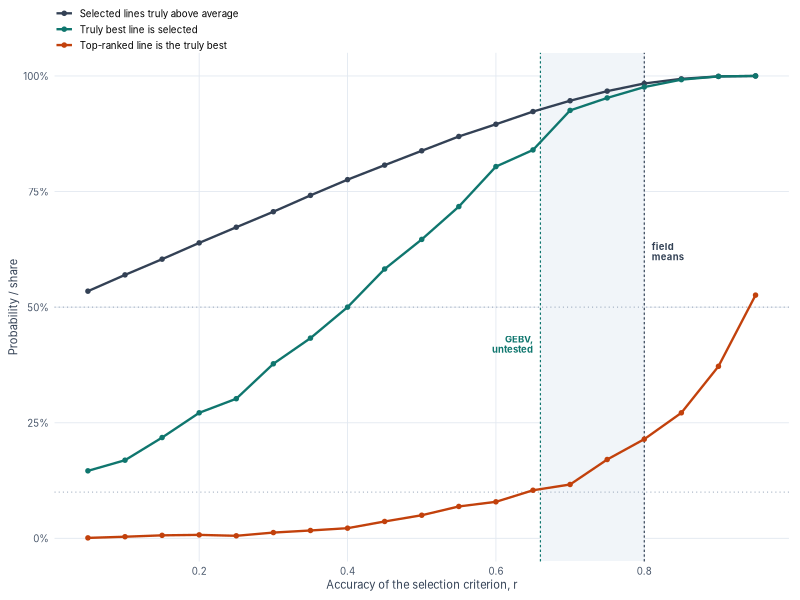

The R source for this figure:
# ==================================================================
# Fig. 4A data: selection on a criterion of accuracy r   (JXB Viewpoint, Waseem Hussain, PlantNura)
#
# Panel B : what selecting the top 10% keeps, for ANY selection criterion
#           of accuracy r (genomic or phenotypic) - simulation, base R
# Panel C : why variety counts lag: population mean under GS and under
#           phenotypic selection (from the 20-year simulation, Fig. 3)
#           and the genetic value of varieties reaching release, which
#           trails the population by the product-development lag
#
# Inputs : Fig3_multicycle_summary.csv (written by Fig3_multicycle_GS_vs_PS.R)
# Packages: ggplot2
# ==================================================================

library(ggplot2)
set.seed(2026)

teal <- "#0F766E"; orange <- "#C2410C"; purple <- "#6D28D9"; slate <- "#334155"; mute <- "#94A3B8"
base_family <- "Inter"
theme_box <- theme_minimal(base_size = 8.5, base_family = base_family) +
  theme(plot.title = element_text(face = "bold", size = 9.5, colour = slate),
        plot.subtitle = element_text(size = 7.6, colour = "#475569", margin = margin(b = 4)),
        axis.title = element_text(size = 8, colour = slate),
        axis.text = element_text(size = 7, colour = "#475569"),
        panel.grid.minor = element_blank(),
        panel.grid.major = element_line(colour = "#E2E8F0", linewidth = 0.3),
        legend.position = "top", legend.justification = "left",
        legend.title = element_blank(), legend.text = element_text(size = 7),
        legend.margin = margin(0, 0, 0, 0), legend.box.spacing = unit(2, "pt"),
        legend.key.height = unit(7, "pt"), legend.key.width = unit(14, "pt"), legend.spacing.y = unit(0, "pt"),
        plot.margin = margin(6, 8, 6, 6))

# ------------------------------------------------------------------
# Panel B: select the top 10% of 1000 candidates on a criterion with accuracy r
# ------------------------------------------------------------------
N <- 1000; n_keep <- 100; n_rep <- 2000
acc <- seq(0.05, 0.95, by = 0.05)
best_in <- top1 <- above <- numeric(length(acc))
for (k in 1:length(acc)) {
  r <- acc[k]; q1 <- q2 <- q3 <- 0
  for (rep in 1:n_rep) {
    g    <- rnorm(N)
    pred <- r * g + sqrt(1 - r^2) * rnorm(N)
    kept <- order(pred, decreasing = TRUE)[1:n_keep]
    best <- which.max(g)
    q1 <- q1 + (best %in% kept)
    q2 <- q2 + (which.max(pred) == best)
    q3 <- q3 + mean(g[kept] > 0)
  }
  best_in[k] <- q1 / n_rep; top1[k] <- q2 / n_rep; above[k] <- q3 / n_rep
}
dB <- rbind(data.frame(r = acc, p = above,   what = "Selected lines truly above average"),
            data.frame(r = acc, p = best_in, what = "Truly best line is selected"),
            data.frame(r = acc, p = top1,    what = "Top-ranked line is the truly best"))
dB$what <- factor(dB$what, levels = unique(dB$what))
write.csv(dB, "Fig4A_selection_curves.csv", row.names = FALSE)

pB <- ggplot(dB, aes(r, p, colour = what)) +
  annotate("rect", xmin = 0.66, xmax = 0.80, ymin = -Inf, ymax = Inf, fill = "#F1F5F9") +
  geom_vline(xintercept = c(0.66, 0.80), colour = c(teal, slate), linetype = "22", linewidth = 0.4) +
  annotate("text", x = 0.65, y = 0.42, label = "GEBV,\nuntested", hjust = 1, size = 2.4, colour = teal,
           family = base_family, fontface = "bold", lineheight = 0.9) +
  annotate("text", x = 0.81, y = 0.62, label = "field\nmeans", hjust = 0, size = 2.4, colour = slate,
           family = base_family, fontface = "bold", lineheight = 0.9) +
  geom_hline(yintercept = c(0.5, 0.1), colour = mute, linetype = "dotted", linewidth = 0.35) +
  geom_line(linewidth = 0.8) + geom_point(size = 1.2) +
  scale_colour_manual(values = c(slate, teal, orange)) +
  scale_y_continuous(limits = c(0, 1), labels = scales::percent) +
  scale_x_continuous(breaks = seq(0, 1, 0.2)) +
  guides(colour = guide_legend(ncol = 1)) +
  labs(x = "Accuracy of the selection criterion, r", y = "Probability / share",
       title = NULL, subtitle = NULL) +
  theme_box
